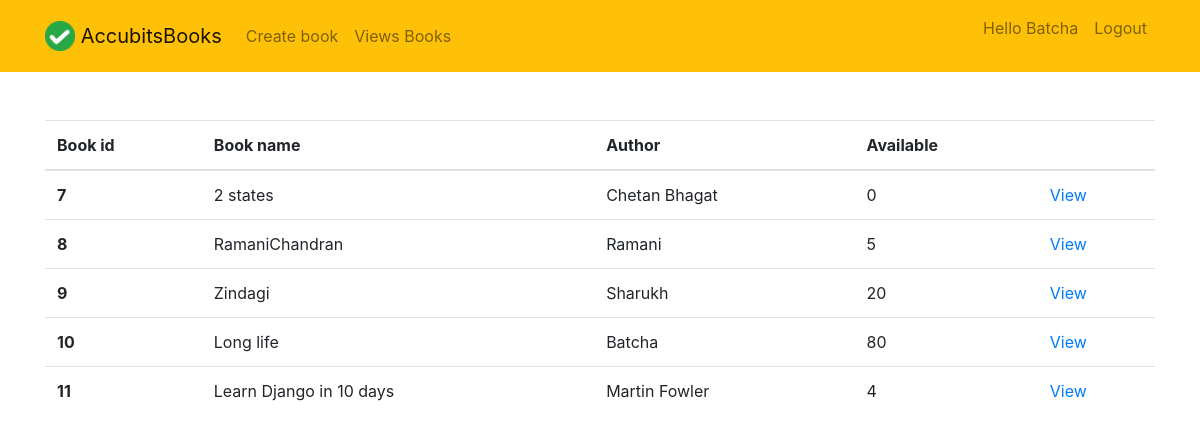
Page /view_books/ (signed in) on the earlier database version.
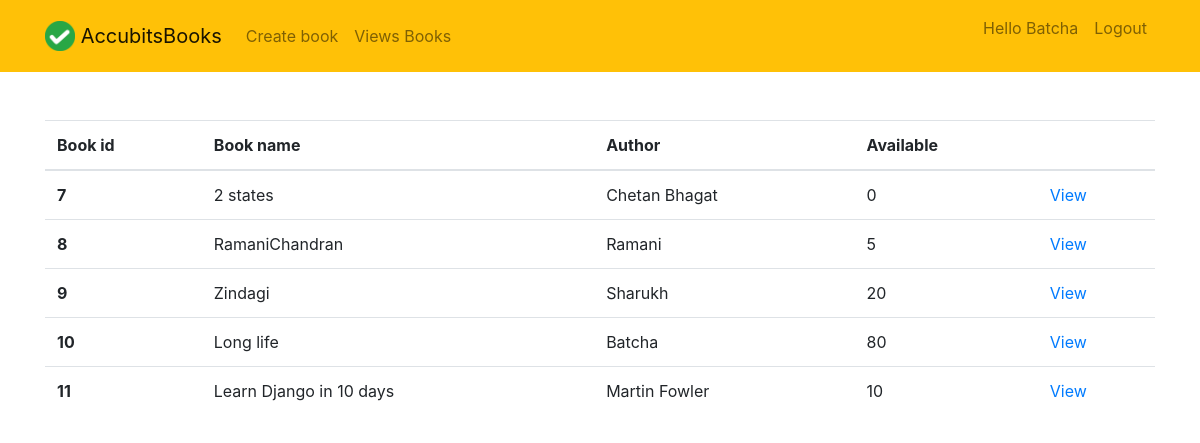
Same page on the later database version.
### inventory/models.py (models this page shows, shortened)
class Books(models.Model):
    book_name = models.CharField(max_length=200)
    author = models.CharField(max_length=200, null=True, blank=True)
    book_count = models.IntegerField(null=True, blank=True, default=1)

### inventory/views.py (the view)
# urls.py: path('view_books/', views.view_books, name="view_books"),
@login_required(login_url="login")
def view_books(request):
    books = Books.objects.all()
    context = {"books": books}
    return render(request, 'inventory/view_books.html', context)

### inventory/templates/inventory/view_books.html
{% extends "inventory/main.html" %}
{% load crispy_forms_tags %}
{% block content %}
<br>
<br>
<table class="table">
  <thead>
    <tr>
      <th scope="col">Book id</th>
      <th scope="col">Book name</th>
      <th scope="col">Author</th>
      <th scope="col">Available</th>
      <th scope="col"></th>
    </tr>
  </thead>
  <tbody>
    {% for book in books %}
    <tr>
      <th scope="row">{{book.id}}</th>
      <td>{{book.book_name}}</td>
      <td>{{book.author}}</td>
      <td>{{book.book_count}}</td>
      <td><a href="{% url 'view_book' book.id %}">View</a></td>
    </tr>
    {% endfor %}
  </tbody>
</table>
{% endblock content %}

Differences in the rows shown:
changed Books "Learn Django in 10 days": book_count "4" → "10"
